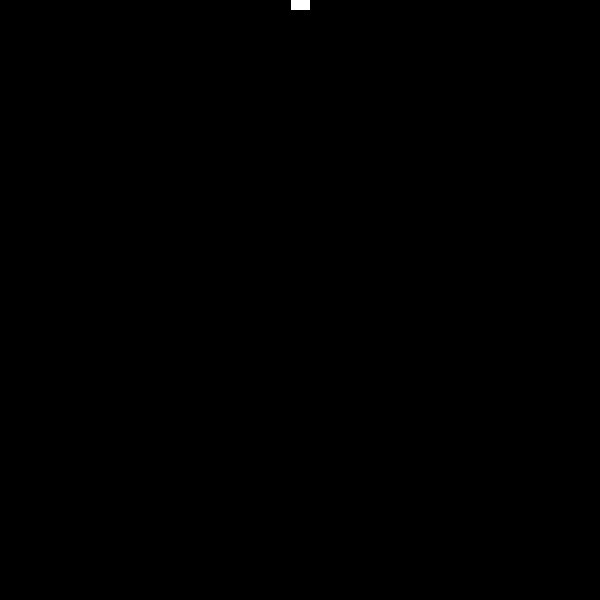
Frame 1 (no input)
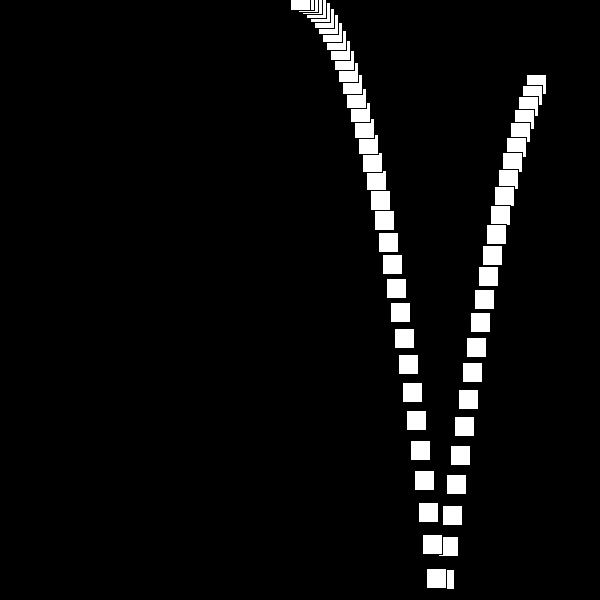
Frame 60 (the mouse pressed at the canvas centre just before this capture)
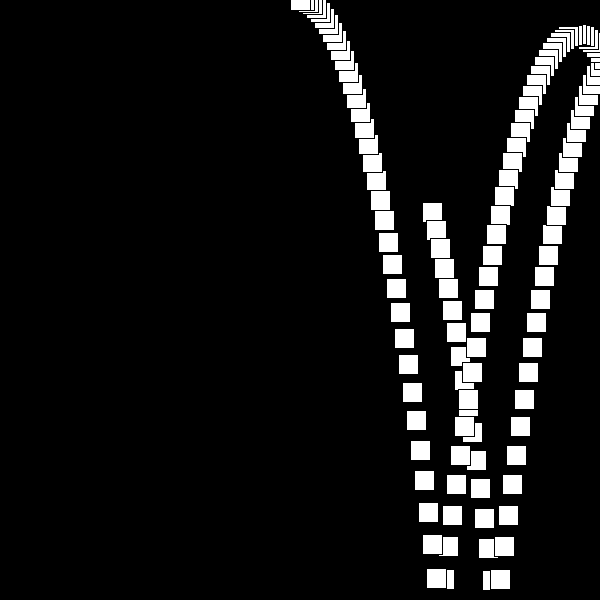
Frame 120 (the mouse held since frame 60 and released just before this capture)

The Processing sketch that drew these frames (run headless with seeded random() and noise(); from frame 60 on, the mouse is pressed at the canvas centre):

// Processing sketch: processing_186977
// ── processing_186977.pde

ArrayList ballCollection;
 
void setup () {
  size(600,600);
  smooth();
  ballCollection = new ArrayList();
  //for(int i=0; i<100; i++) {
  //Ball myBall=new Ball(random(0,width),random(0,200));
  //ballCollection.add(myBall);
  //}
}
void draw () {
  background(0);
   
  Ball myBall=new Ball(300,0);
  ballCollection.add(myBall);
   
  for(int i=0; i<ballCollection.size(); i++) {
  Ball mb=(Ball) ballCollection.get(i);
  mb.run();
  }
}
 
class Ball {
  float x=0;
  float y=0;
  float speedX=4;
  float speedY=0.5;
   
  Ball (float _x, float _y) {   
  x=_x;
  y=_y;
  }
   
  void run () {
    display();
    move();
    bounce();
    gravity();
  }
   
  void gravity () {
    speedY+=1;
  }
   
  void bounce () {
    if(x>width) {
    speedX=speedX *-1;
    }
    if(x<0) {
    speedX=speedX *-1;
    }
    if(y>height) {
    speedY=speedY *-1;
    }
    if(y<0) {
    speedY=speedY *-1;
    }
  }
   
  void move () {
    x+=speedX;
    y+=speedY;
  }
   
  void display () {
    rectMode(CENTER);
    rect(x,y,20,20);
  }
}
